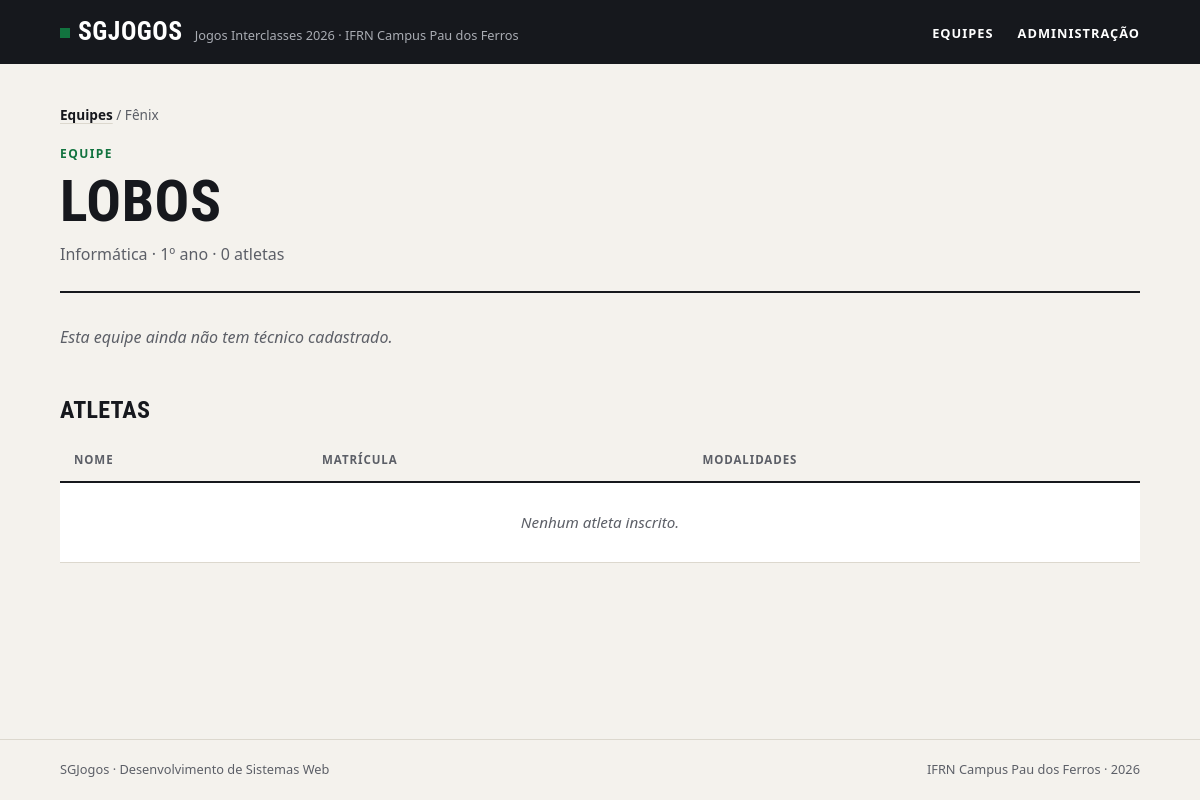
The page /equipes/5/ on the database its author committed.
### jogos/models.py (models this page shows)
class Equipe(models.Model):
    nome = models.CharField(max_length=50, unique=True)
    curso = models.CharField(max_length=50)
    cor = models.CharField(max_length=50)
    criada_em = models.DateField(auto_now_add=True)
    class Meta:
        verbose_name = 'Equipe'
        verbose_name_plural = 'Equipes'
        ordering = ['nome']
    def __str__(self):
        return self.nome

### jogos/views.py (the view)
# urls.py: path('equipes/<int:id>/', equipe, name="equipe"),
def equipe(request, id):
    equipe = get_object_or_404(
        Equipe,
        id=id
    )
    return render(request, "jogos/equipe.html", {'equipe': equipe})

### jogos/templates/jogos/equipe.html (shortened to what this page needs)
{% extends "base.html" %}
{% block main %}
        <nav class="trilha"><a href="{% url "jogos:index" %}">Equipes</a> / Fênix</nav>
        <header class="topo">
            <span class="sobretitulo">Equipe</span>
            <h1>{{equipe}}</h1>
            <p class="descricao">{{equipe.curso}} · {{equipe.atletas.count}} atletas</p>
        </header>
        {% if equipe.tecnico %}
            <h2>Técnico</h2>
            <dl class="numeros ficha">
                <div>
                    <dt>Nome</dt>
                    <dd>{{equipe.tecnico}}</dd>
                </div>
                <div>
                    <dt>E-mail</dt>
                    <dd>{{equipe.tecnico.email}}</dd>
                </div>
                <div>
                    <dt>Telefone</dt>
                    <dd>{{equipe.tecnico.telefone}}</dd>
                </div>
            </dl>
        {% else %}
            <p class="aviso">Esta equipe ainda não tem técnico cadastrado.</p>
        {% endif %}
        <h2>Atletas</h2>
        <div class="tabela">
            <table>
                <thead>
                    <tr>
                        <th>Nome</th>
                        <th>Matrícula</th>
                        <th>Modalidades</th>
                    </tr>
                </thead>
                <tbody>
                    {% for atleta in equipe.atletas.all %}
                        <tr>
                            <td>{{atleta}}</td>
                            <td>{{atleta.matricula}}</td>
                            <td>
                                <ul class="modalidades">
                                    {% for modalidade in atleta.modalidades.all %}
                                        <li><a class="{{modalidade.tipo}}" href="{% url "jogos:modalidade" modalidade.id %}">{{modalidade}}</a></li>
                                    {% endfor %}
                                </ul>
                            </td>
                        </tr>
                    {% empty %}
                        <tr><td class="vazio" colspan="3">Nenhum atleta inscrito.</td></tr>
                    {% endfor %}
                </tbody>
            </table>
        </div>
{% endblock main %}

### jogos/static/css/style.css (style rules this page uses)
:root { --papel: #f4f2ed; --branco: #ffffff; --tinta: #16181d; --tinta-suave: #5c5f67; --linha: #dcd8ce; --verde: #12733f; --verde-claro: #e2efe6; --fonte-texto: system-ui, -apple-system, "Segoe UI", Roboto, Ubuntu, "Helvetica Neue", Arial, sans-serif; --fonte-titulo: "Bahnschrift SemiCondensed", "Bahnschrift", "Avenir Next Condensed", "Roboto Condensed", "Ubuntu Condensed", "Arial Narrow", var(--fonte-texto); }
*, *::before, *::after { box-sizing: border-box; }
* { margin: 0; padding: 0; }
body { min-height: 100vh; display: flex; flex-direction: column; background: var(--papel); color: var(--tinta); font-family: var(--fonte-texto); font-size: 1rem; line-height: 1.55; -webkit-font-smoothing: antialiased; }
a { color: inherit; }
h1, h2, h3 { font-family: var(--fonte-titulo); font-stretch: condensed; font-weight: 700; line-height: 1.05; text-transform: uppercase; letter-spacing: 0.01em; }
.topo { padding-bottom: 24px; margin-bottom: 32px; border-bottom: 2px solid var(--tinta); }
.sobretitulo { display: block; margin-bottom: 8px; color: var(--verde); font-size: 0.75rem; font-weight: 700; letter-spacing: 0.12em; text-transform: uppercase; }
h1 { font-size: clamp(2.2rem, 6vw, 3.6rem); }
.descricao { max-width: 60ch; margin-top: 10px; color: var(--tinta-suave); }
h2 { margin: 48px 0 16px; font-size: 1.5rem; }
.trilha { margin-bottom: 20px; color: var(--tinta-suave); font-size: 0.85rem; }
.trilha a { color: var(--tinta); font-weight: 600; text-decoration-color: var(--linha); text-underline-offset: 3px; }
.aviso { color: var(--tinta-suave); font-style: italic; }
.tabela { overflow-x: auto; }
table { width: 100%; border-collapse: collapse; background: var(--branco); font-size: 0.95rem; font-variant-numeric: tabular-nums; }
th, td { padding: 12px 14px; border-bottom: 1px solid var(--linha); text-align: left; vertical-align: top; }
th { border-bottom: 2px solid var(--tinta); background: var(--papel); color: var(--tinta-suave); font-size: 0.72rem; font-weight: 700; letter-spacing: 0.08em; text-transform: uppercase; }
td.vazio { padding: 28px 14px; color: var(--tinta-suave); font-style: italic; text-align: center; }

### rows shown on the page
Equipe: nome "LOBOS", curso "Informática · 1º ano", atletas.count "0"
